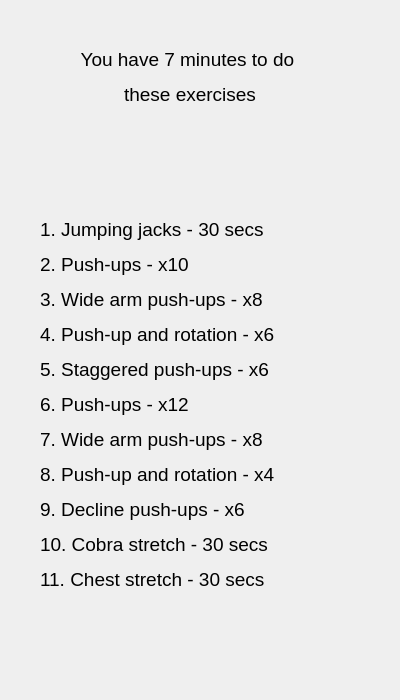
<?xml version="1.0" encoding="UTF-8"?>
<ui version="4.0">
 <class>hexeday4</class>
 <widget class="QDialog" name="hexeday4">
  <property name="geometry">
   <rect>
    <x>0</x>
    <y>0</y>
    <width>400</width>
    <height>700</height>
   </rect>
  </property>
  <property name="windowTitle">
   <string>Day4 Exercises</string>
  </property>
  <widget class="QLabel" name="label_2">
   <property name="geometry">
    <rect>
     <x>40</x>
     <y>40</y>
     <width>300</width>
     <height>75</height>
    </rect>
   </property>
   <property name="text">
    <string>&lt;html&gt;&lt;head/&gt;&lt;body&gt;&lt;p align=&quot;center&quot;&gt;&lt;span style=&quot; font-size:14pt;&quot;&gt;You have 7 minutes to do &lt;/span&gt;&lt;/p&gt;&lt;p align=&quot;center&quot;&gt;&lt;span style=&quot; font-size:14pt;&quot;&gt;these exercises&lt;/span&gt;&lt;/p&gt;&lt;/body&gt;&lt;/html&gt;</string>
   </property>
  </widget>
  <widget class="QLabel" name="label">
   <property name="geometry">
    <rect>
     <x>40</x>
     <y>130</y>
     <width>300</width>
     <height>550</height>
    </rect>
   </property>
   <property name="text">
    <string>&lt;html&gt;&lt;head/&gt;&lt;body&gt;&lt;p&gt;&lt;span style=&quot; font-size:14pt; background-color:transparent;&quot;&gt;1. Jumping jacks - 30 secs&lt;/span&gt;&lt;/p&gt;&lt;p&gt;&lt;span style=&quot; font-size:14pt; background-color:transparent;&quot;&gt;2. Push-ups - x10&lt;/span&gt;&lt;/p&gt;&lt;p&gt;&lt;span style=&quot; font-size:14pt; background-color:transparent;&quot;&gt;3. Wide arm push-ups - x8&lt;/span&gt;&lt;/p&gt;&lt;p&gt;&lt;span style=&quot; font-size:14pt; background-color:transparent;&quot;&gt;4. Push-up and rotation - x6&lt;/span&gt;&lt;/p&gt;&lt;p&gt;&lt;span style=&quot; font-size:14pt; background-color:transparent;&quot;&gt;5. Staggered push-ups - x6&lt;/span&gt;&lt;/p&gt;&lt;p&gt;&lt;span style=&quot; font-size:14pt; background-color:transparent;&quot;&gt;6. Push-ups - x12&lt;/span&gt;&lt;/p&gt;&lt;p&gt;&lt;span style=&quot; font-size:14pt; background-color:transparent;&quot;&gt;7. Wide arm push-ups - x8&lt;/span&gt;&lt;/p&gt;&lt;p&gt;&lt;span style=&quot; font-size:14pt; background-color:transparent;&quot;&gt;8. Push-up and rotation - x4&lt;/span&gt;&lt;/p&gt;&lt;p&gt;&lt;span style=&quot; font-size:14pt; background-color:transparent;&quot;&gt;9. Decline push-ups - x6&lt;/span&gt;&lt;/p&gt;&lt;p&gt;&lt;span style=&quot; font-size:14pt; background-color:transparent;&quot;&gt;10. Cobra stretch - 30 secs&lt;/span&gt;&lt;/p&gt;&lt;p&gt;&lt;span style=&quot; font-size:14pt; background-color:transparent;&quot;&gt;11. Chest stretch - 30 secs&lt;/span&gt;&lt;/p&gt;&lt;/body&gt;&lt;/html&gt;</string>
   </property>
  </widget>
 </widget>
 <resources/>
 <connections/>
</ui>
